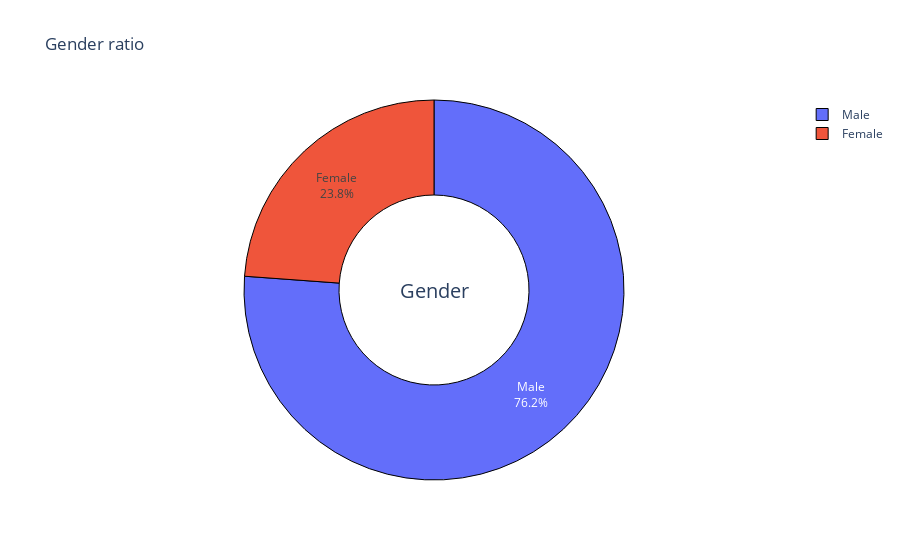

This figure's notebook cell:
### Code cell
fig = go.Figure(
    data = [
        go.Pie(
            labels = df.gender.value_counts().index, 
            values = df.gender.value_counts(), 
            textinfo='percent + label', 
            textposition='inside',
            marker=dict(line=dict(color='#000000', width=1)),
            hole = 0.5
        )
    ]
)
fig.update_layout(
    title_text="Gender ratio",
    annotations=[dict(text='Gender', x=0.5, y=0.5, font_size=20, showarrow=False)])
fig.show()

### Figure 1 — Plotly figure (JSON) as saved in the notebook; plotly's stock layout.template omitted (floating-point values rounded to 4 significant figures)
{"data": [{"hole": 0.5, "labels": ["Male", "Female"], "marker": {"line": {"color": "#000000", "width": 1}}, "textinfo": "percent+label", "textposition": "inside", "type": "pie", "values": [14641, 4584]}], "layout": {"annotations": [{"font": {"size": 20}, "showarrow": false, "text": "Gender", "x": 0.5, "y": 0.5}], "title": {"text": "Gender ratio"}}}
